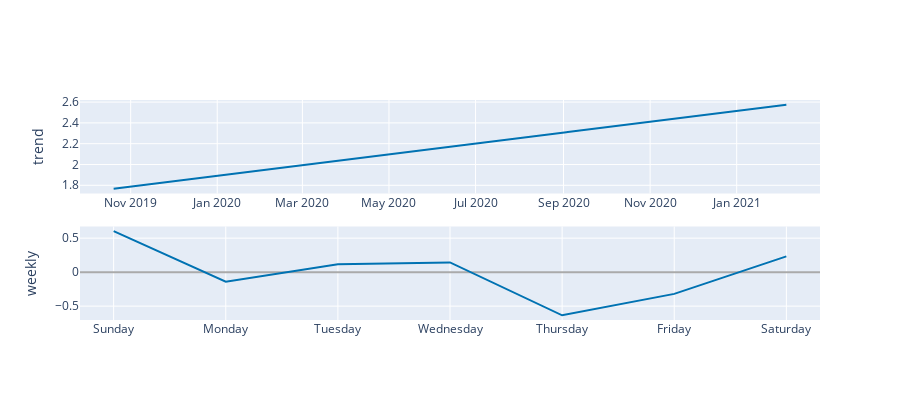

The cell this chart's notebook holds for it:
### Code cell
plot_components_plotly(m, forecast)

### Figure 1 — Plotly figure (JSON) as saved in the notebook; plotly's stock layout.template omitted (floating-point values rounded to 4 significant figures; data arrays with more than 128 entries replaced by an {"elided": "..."} marker saying what was removed)
{"data": [{"line": {"color": "#0072B2", "width": 2}, "mode": "lines", "name": "trend", "type": "scatter", "x": {"elided": "441 str values"}, "xaxis": "x", "y": {"elided": "441 float values"}, "yaxis": "y"}, {"line": {"color": "rgba(0, 114, 178, 0.2)", "width": 0}, "mode": "lines", "name": "trend_upper", "type": "scatter", "x": {"elided": "441 str values"}, "xaxis": "x", "y": {"elided": "441 float values"}, "yaxis": "y"}, {"fill": "tonexty", "fillcolor": "rgba(0, 114, 178, 0.2)", "line": {"color": "rgba(0, 114, 178, 0.2)", "width": 0}, "mode": "lines", "name": "trend_lower", "type": "scatter", "x": {"elided": "441 str values"}, "xaxis": "x", "y": {"elided": "441 float values"}, "yaxis": "y"}, {"line": {"color": "#0072B2", "width": 2}, "mode": "lines", "name": "weekly", "type": "scatter", "x": ["2017-01-01T00:00:00", "2017-01-02T00:00:00", "2017-01-03T00:00:00", "2017-01-04T00:00:00", "2017-01-05T00:00:00", "2017-01-06T00:00:00", "2017-01-07T00:00:00"], "xaxis": "x2", "y": [0.6027, -0.1416, 0.1177, 0.1431, -0.6351, -0.3194, 0.2326], "yaxis": "y2"}], "layout": {"height": 400, "showlegend": false, "width": 900, "xaxis": {"anchor": "y", "domain": [0, 1], "range": ["2019-09-26T07:12:00", "2021-02-28T16:48:00"], "type": "date"}, "xaxis2": {"anchor": "y2", "domain": [0, 1], "range": ["2016-12-31T16:48:00", "2017-01-07T07:12:00"], "tickformat": "%A", "type": "date"}, "yaxis": {"anchor": "x", "domain": [0.575, 1], "rangemode": "normal", "title": {"text": "trend"}, "zerolinecolor": "#AAA"}, "yaxis2": {"anchor": "x2", "domain": [0, 0.425], "title": {"text": "weekly"}, "zerolinecolor": "#AAA"}}}
